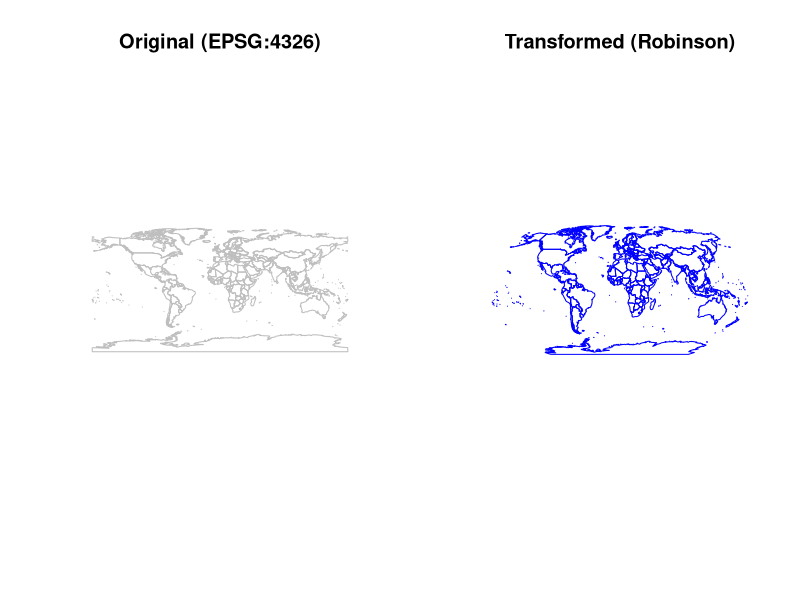

R code for this plot:
## ---- chunk 1
#| label: load-libraries-r
library(sf)
library(rnaturalearth)
## ---- chunk 2
world_sf <- ne_countries(
  scale = "medium",
  returnclass = "sf"
)
## ---- chunk 3
crs_info <- st_crs(world_sf)
crs_info
## ---- chunk 4
target_crs_robinson <- "ESRI:54030"
world_robinson_sf <- world_sf |>
  st_transform(crs = target_crs_robinson)
crs_info_robinson <- st_crs(world_robinson_sf)
crs_info_robinson
## ---- chunk 5
par(mfrow = c(1, 2))

plot(
  st_geometry(world_sf),
  main = "Original (EPSG:4326)",
  key.pos = NULL, # Do not draw a legend
  reset = FALSE,
  border = "grey"
)
plot(
  st_geometry(world_robinson_sf),
  main = "Transformed (Robinson)",
  key.pos = NULL,
  reset = FALSE,
  border = "blue"
)

par(mfrow = c(1, 1))
